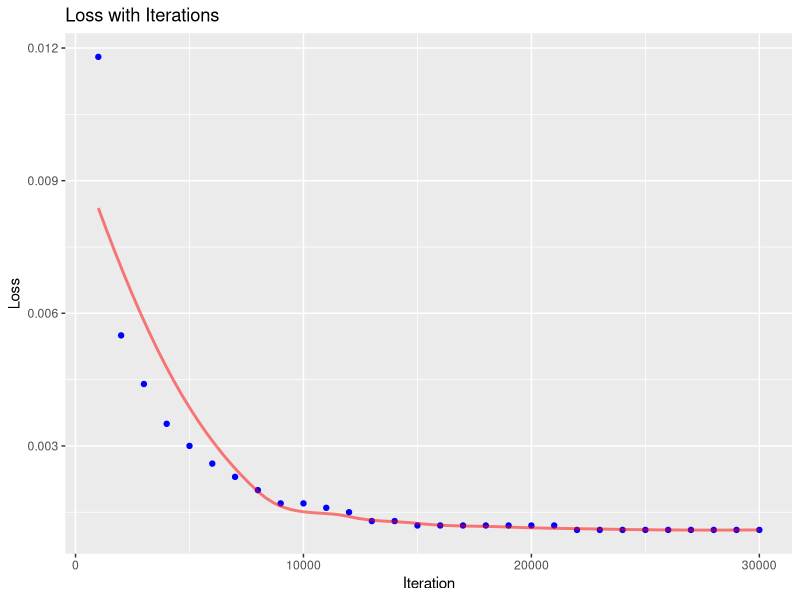
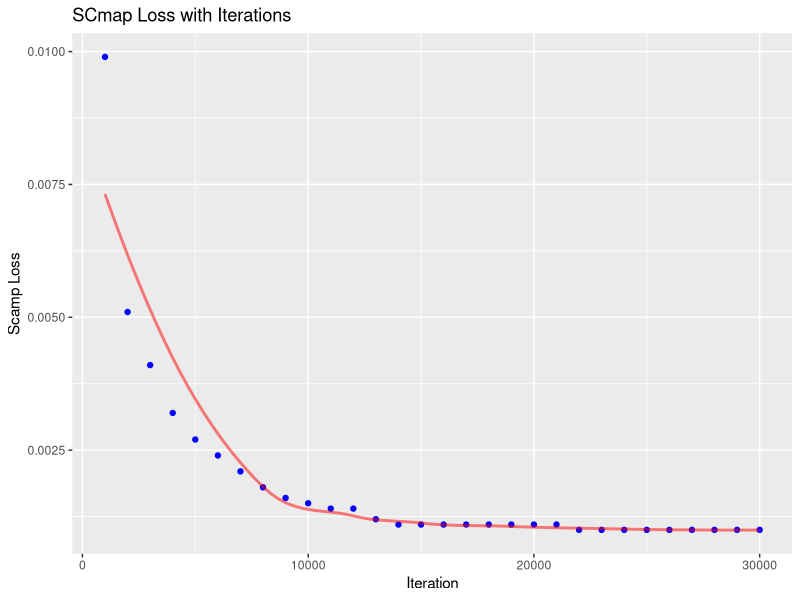
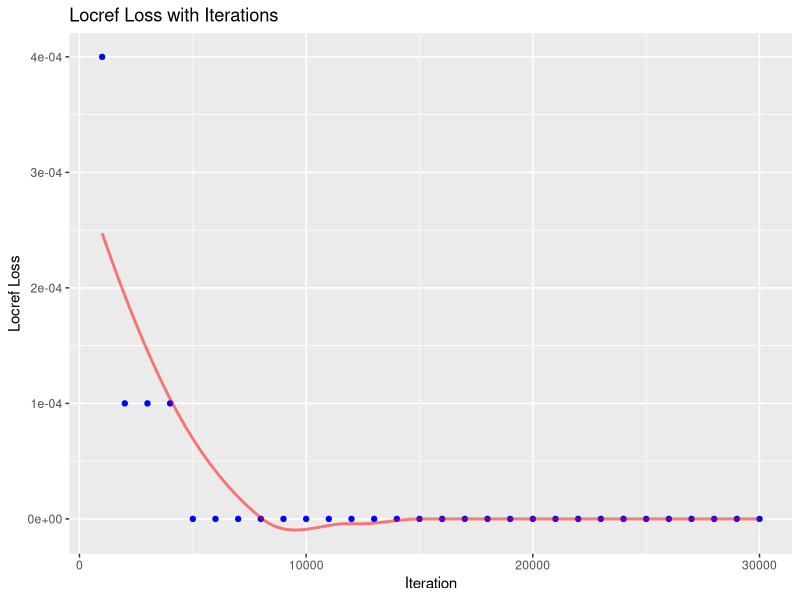
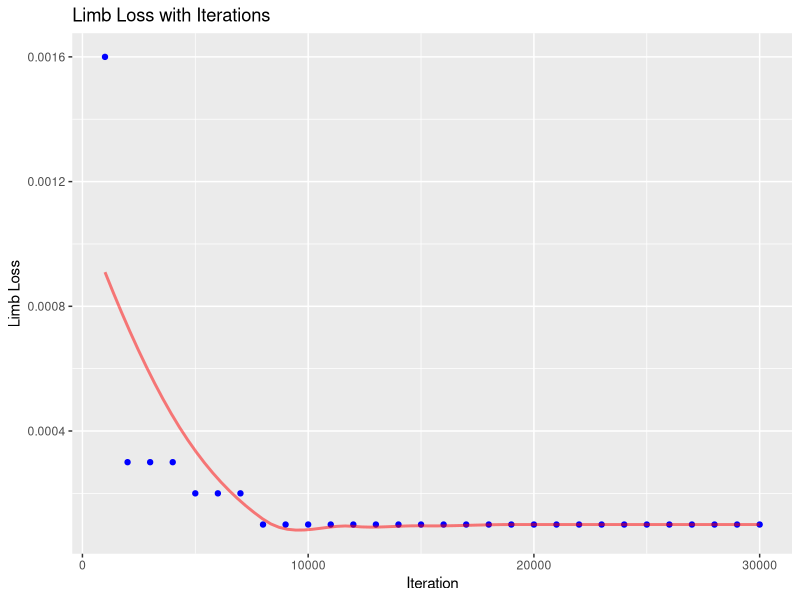
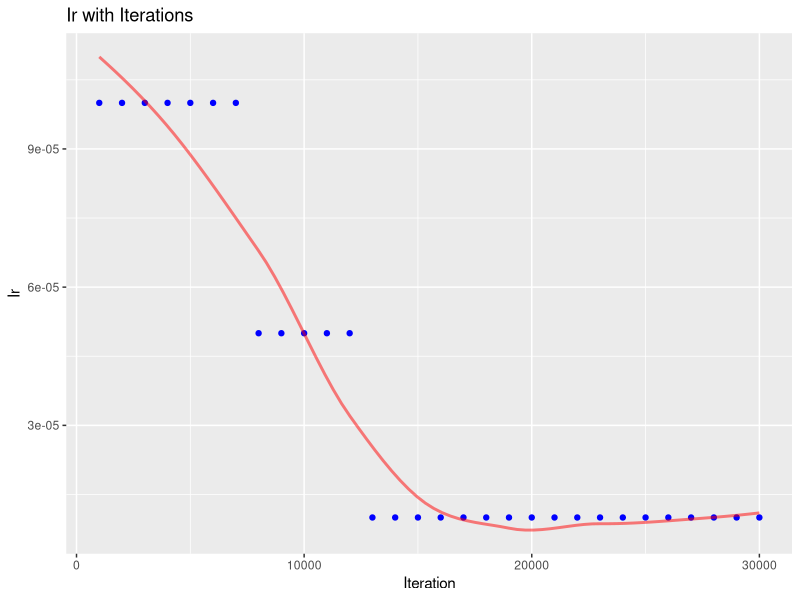
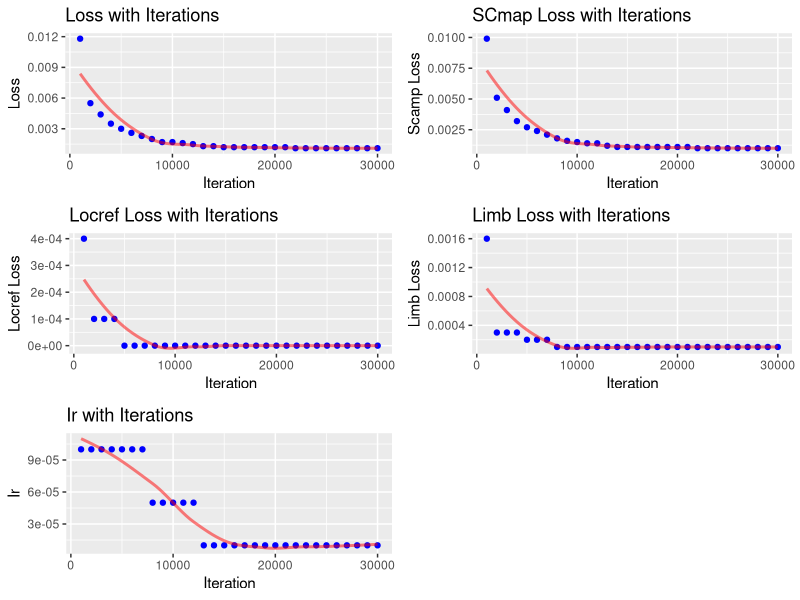

These charts were generated, in order, by the following R code:
library(tidyverse)
loss <- read_csv("learning_stats.csv")
ploss <- ggplot(loss, aes(x = Iteration, y = Loss)) +
  geom_point(color = "blue") +
  geom_smooth(method = "loess", se = FALSE, color = "#FF000080") +
  labs(title = "Loss with Iterations")
ploss
pmap <- ggplot(loss, aes(x = Iteration, y = `Scamp Loss`)) +
  geom_point(color = "blue") +
  geom_smooth(method = "loess", se = FALSE, color = "#FF000080") +
  labs(title = "SCmap Loss with Iterations")
pmap
locref <- ggplot(loss, aes(x = Iteration, y = `Locref Loss`)) +
  geom_point(color = "blue") +
  geom_smooth(method = "loess", se = FALSE, color = "#FF000080") +
  labs(title = "Locref Loss with Iterations")
locref
limb <- ggplot(loss, aes(x = Iteration, y = `Limb Loss`)) +
  geom_point(color = "blue") +
  geom_smooth(method = "loess", se = FALSE, color = "#FF000080") +
  labs(title = "Limb Loss with Iterations")
limb
ir <- ggplot(loss, aes(x = Iteration, y = Ir)) +
  geom_point(color = "blue") +
  geom_smooth(method = "loess", se = FALSE, color = "#FF000080") +
  labs(title = "Ir with Iterations")
ir
library(gridExtra)
p <- grid.arrange(ploss, pmap, locref, limb, ir, nrow = 3, ncol = 2)